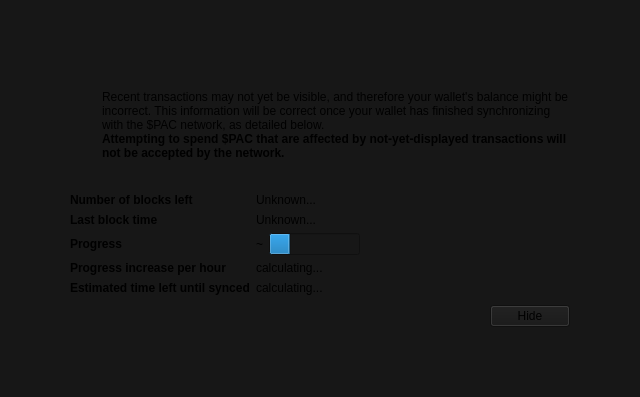
<?xml version="1.0" encoding="UTF-8"?>
<ui version="4.0">
 <class>ModalOverlay</class>
 <widget class="ModalOverlay" name="ModalOverlay">
  <property name="geometry">
   <rect>
    <x>0</x>
    <y>0</y>
    <width>640</width>
    <height>397</height>
   </rect>
  </property>
  <property name="windowTitle">
   <string>Form</string>
  </property>
  <layout class="QVBoxLayout" name="verticalLayout" stretch="0">
   <property name="sizeConstraint">
    <enum>QLayout::SetDefaultConstraint</enum>
   </property>
   <property name="leftMargin">
    <number>0</number>
   </property>
   <property name="topMargin">
    <number>0</number>
   </property>
   <property name="rightMargin">
    <number>0</number>
   </property>
   <property name="bottomMargin">
    <number>0</number>
   </property>
   <item>
    <widget class="QWidget" name="bgWidget" native="true">
     <property name="styleSheet">
      <string notr="true">background:#171717;</string>
     </property>
     <layout class="QVBoxLayout" name="verticalLayoutMain" stretch="0">
      <property name="leftMargin">
       <number>60</number>
      </property>
      <property name="topMargin">
       <number>60</number>
      </property>
      <property name="rightMargin">
       <number>60</number>
      </property>
      <property name="bottomMargin">
       <number>60</number>
      </property>
      <item>
       <widget class="QWidget" name="contentWidget" native="true">
        <property name="styleSheet">
         <string notr="true"/>
        </property>
        <layout class="QVBoxLayout" name="verticalLayoutSub" stretch="1,0,0,0,0">
         <property name="spacing">
          <number>0</number>
         </property>
         <property name="leftMargin">
          <number>10</number>
         </property>
         <property name="topMargin">
          <number>10</number>
         </property>
         <property name="rightMargin">
          <number>10</number>
         </property>
         <property name="bottomMargin">
          <number>10</number>
         </property>
         <item>
          <layout class="QHBoxLayout" name="horizontalLayoutIconText" stretch="0,1">
           <property name="topMargin">
            <number>20</number>
           </property>
           <item>
            <layout class="QVBoxLayout" name="verticalLayoutIcon">
             <property name="leftMargin">
              <number>0</number>
             </property>
             <item>
              <widget class="QWidget" name="widget" native="true">
               <property name="styleSheet">
                <string notr="true">border-image:</string>
               </property>
              </widget>
             </item>
             <item>
              <widget class="QPushButton" name="warningIcon">
               <property name="enabled">
                <bool>false</bool>
               </property>
               <property name="sizePolicy">
                <sizepolicy hsizetype="Preferred" vsizetype="Fixed">
                 <horstretch>0</horstretch>
                 <verstretch>0</verstretch>
                </sizepolicy>
               </property>
               <property name="minimumSize">
                <size>
                 <width>0</width>
                 <height>55</height>
                </size>
               </property>
               <property name="styleSheet">
                <string notr="true">border:0px;</string>
               </property>
               <property name="text">
                <string/>
               </property>
               <property name="icon">
                <iconset resource="../paccoin.qrc">
                 <normaloff>:/icons/warning</normaloff>
                 <disabledoff>:/icons/warning</disabledoff>:/icons/warning</iconset>
               </property>
               <property name="iconSize">
                <size>
                 <width>48</width>
                 <height>48</height>
                </size>
               </property>
               <property name="flat">
                <bool>true</bool>
               </property>
              </widget>
             </item>
             <item>
              <spacer name="verticalSpacerWarningIcon">
               <property name="orientation">
                <enum>Qt::Vertical</enum>
               </property>
               <property name="sizeHint" stdset="0">
                <size>
                 <width>20</width>
                 <height>40</height>
                </size>
               </property>
              </spacer>
             </item>
            </layout>
           </item>
           <item>
            <layout class="QVBoxLayout" name="verticalLayoutInfoText">
             <property name="leftMargin">
              <number>0</number>
             </property>
             <property name="topMargin">
              <number>0</number>
             </property>
             <item>
              <widget class="QLabel" name="infoText">
               <property name="text">
                <string>Recent transactions may not yet be visible, and therefore your wallet's balance might be incorrect. This information will be correct once your wallet has finished synchronizing with the $PAC network, as detailed below.</string>
               </property>
               <property name="textFormat">
                <enum>Qt::RichText</enum>
               </property>
               <property name="wordWrap">
                <bool>true</bool>
               </property>
              </widget>
             </item>
             <item>
              <widget class="QLabel" name="infoTextStrong">
               <property name="font">
                <font>
                 <weight>75</weight>
                 <bold>true</bold>
                </font>
               </property>
               <property name="text">
                <string>Attempting to spend $PAC that are affected by not-yet-displayed transactions will not be accepted by the network.</string>
               </property>
               <property name="textFormat">
                <enum>Qt::RichText</enum>
               </property>
               <property name="wordWrap">
                <bool>true</bool>
               </property>
              </widget>
             </item>
             <item>
              <spacer name="verticalSpacerInTextSpace">
               <property name="orientation">
                <enum>Qt::Vertical</enum>
               </property>
               <property name="sizeHint" stdset="0">
                <size>
                 <width>20</width>
                 <height>40</height>
                </size>
               </property>
              </spacer>
             </item>
            </layout>
           </item>
          </layout>
         </item>
         <item>
          <spacer name="verticalSpacerAfterText">
           <property name="orientation">
            <enum>Qt::Vertical</enum>
           </property>
           <property name="sizeHint" stdset="0">
            <size>
             <width>20</width>
             <height>40</height>
            </size>
           </property>
          </spacer>
         </item>
         <item>
          <layout class="QFormLayout" name="formLayout">
           <property name="fieldGrowthPolicy">
            <enum>QFormLayout::FieldsStayAtSizeHint</enum>
           </property>
           <property name="horizontalSpacing">
            <number>6</number>
           </property>
           <property name="verticalSpacing">
            <number>6</number>
           </property>
           <property name="topMargin">
            <number>10</number>
           </property>
           <item row="0" column="0">
            <widget class="QLabel" name="labelNumberOfBlocksLeft">
             <property name="font">
              <font>
               <weight>75</weight>
               <bold>true</bold>
              </font>
             </property>
             <property name="text">
              <string>Number of blocks left</string>
             </property>
            </widget>
           </item>
           <item row="0" column="1">
            <widget class="QLabel" name="numberOfBlocksLeft">
             <property name="text">
              <string>Unknown...</string>
             </property>
            </widget>
           </item>
           <item row="1" column="0">
            <widget class="QLabel" name="labelLastBlockTime">
             <property name="font">
              <font>
               <weight>75</weight>
               <bold>true</bold>
              </font>
             </property>
             <property name="text">
              <string>Last block time</string>
             </property>
            </widget>
           </item>
           <item row="1" column="1">
            <widget class="QLabel" name="newestBlockDate">
             <property name="sizePolicy">
              <sizepolicy hsizetype="Maximum" vsizetype="Preferred">
               <horstretch>0</horstretch>
               <verstretch>0</verstretch>
              </sizepolicy>
             </property>
             <property name="text">
              <string>Unknown...</string>
             </property>
            </widget>
           </item>
           <item row="2" column="0">
            <widget class="QLabel" name="labelSyncDone">
             <property name="font">
              <font>
               <weight>75</weight>
               <bold>true</bold>
              </font>
             </property>
             <property name="text">
              <string>Progress</string>
             </property>
            </widget>
           </item>
           <item row="2" column="1">
            <layout class="QHBoxLayout" name="horizontalLayoutSync" stretch="0,1">
             <item>
              <widget class="QLabel" name="percentageProgress">
               <property name="text">
                <string>~</string>
               </property>
              </widget>
             </item>
             <item>
              <widget class="QProgressBar" name="progressBar">
               <property name="value">
                <number>24</number>
               </property>
               <property name="format">
                <string/>
               </property>
              </widget>
             </item>
            </layout>
           </item>
           <item row="4" column="0">
            <widget class="QLabel" name="labelProgressIncrease">
             <property name="font">
              <font>
               <weight>75</weight>
               <bold>true</bold>
              </font>
             </property>
             <property name="text">
              <string>Progress increase per hour</string>
             </property>
            </widget>
           </item>
           <item row="4" column="1">
            <widget class="QLabel" name="progressIncreasePerH">
             <property name="text">
              <string>calculating...</string>
             </property>
            </widget>
           </item>
           <item row="5" column="0">
            <widget class="QLabel" name="labelEstimatedTimeLeft">
             <property name="font">
              <font>
               <weight>75</weight>
               <bold>true</bold>
              </font>
             </property>
             <property name="text">
              <string>Estimated time left until synced</string>
             </property>
            </widget>
           </item>
           <item row="5" column="1">
            <widget class="QLabel" name="expectedTimeLeft">
             <property name="text">
              <string>calculating...</string>
             </property>
            </widget>
           </item>
          </layout>
         </item>
         <item>
          <layout class="QHBoxLayout" name="horizontalLayoutButtons">
           <property name="leftMargin">
            <number>10</number>
           </property>
           <property name="topMargin">
            <number>10</number>
           </property>
           <item>
            <spacer name="horizontalSpacer">
             <property name="orientation">
              <enum>Qt::Horizontal</enum>
             </property>
             <property name="sizeHint" stdset="0">
              <size>
               <width>40</width>
               <height>20</height>
              </size>
             </property>
            </spacer>
           </item>
           <item>
            <widget class="QPushButton" name="closeButton">
             <property name="text">
              <string>Hide</string>
             </property>
            </widget>
           </item>
          </layout>
         </item>
         <item>
          <layout class="QVBoxLayout" name="verticalLayout_2">
           <item>
            <spacer name="verticalSpacer">
             <property name="orientation">
              <enum>Qt::Vertical</enum>
             </property>
             <property name="sizeHint" stdset="0">
              <size>
               <width>20</width>
               <height>40</height>
              </size>
             </property>
            </spacer>
           </item>
          </layout>
         </item>
        </layout>
       </widget>
      </item>
     </layout>
    </widget>
   </item>
  </layout>
 </widget>
 <customwidgets>
  <customwidget>
   <class>ModalOverlay</class>
   <extends>QWidget</extends>
   <header>modaloverlay.h</header>
   <container>1</container>
  </customwidget>
 </customwidgets>
 <resources>
  <include location="../paccoin.qrc"/>
 </resources>
 <connections/>
</ui>
